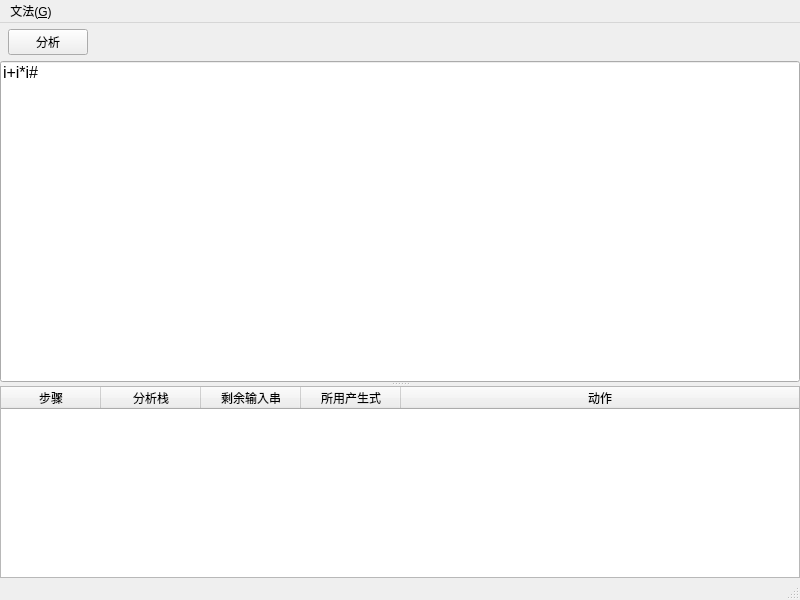
<?xml version="1.0" encoding="UTF-8"?>
<ui version="4.0">
 <class>MainWindow</class>
 <widget class="QMainWindow" name="MainWindow">
  <property name="geometry">
   <rect>
    <x>0</x>
    <y>0</y>
    <width>800</width>
    <height>600</height>
   </rect>
  </property>
  <property name="windowTitle">
   <string>语法分析演示</string>
  </property>
  <widget class="QWidget" name="centralwidget">
   <layout class="QVBoxLayout" name="verticalLayout">
    <property name="spacing">
     <number>0</number>
    </property>
    <property name="leftMargin">
     <number>0</number>
    </property>
    <property name="topMargin">
     <number>0</number>
    </property>
    <property name="rightMargin">
     <number>0</number>
    </property>
    <property name="bottomMargin">
     <number>0</number>
    </property>
    <item>
     <layout class="QHBoxLayout" name="horizontalLayout">
      <property name="spacing">
       <number>6</number>
      </property>
      <property name="leftMargin">
       <number>8</number>
      </property>
      <property name="topMargin">
       <number>6</number>
      </property>
      <property name="rightMargin">
       <number>8</number>
      </property>
      <property name="bottomMargin">
       <number>6</number>
      </property>
      <item>
       <widget class="QPushButton" name="btnAnalyze">
        <property name="text">
         <string>分析</string>
        </property>
       </widget>
      </item>
      <item>
       <spacer name="horizontalSpacer">
        <property name="orientation">
         <enum>Qt::Orientation::Horizontal</enum>
        </property>
        <property name="sizeHint" stdset="0">
         <size>
          <width>40</width>
          <height>20</height>
         </size>
        </property>
       </spacer>
      </item>
     </layout>
    </item>
    <item>
     <widget class="QSplitter" name="splitter">
      <property name="orientation">
       <enum>Qt::Orientation::Vertical</enum>
      </property>
      <widget class="QLineEdit" name="inputInputString">
       <property name="sizePolicy">
        <sizepolicy hsizetype="Expanding" vsizetype="Expanding">
         <horstretch>0</horstretch>
         <verstretch>1</verstretch>
        </sizepolicy>
       </property>
       <property name="font">
        <font>
         <pointsize>12</pointsize>
        </font>
       </property>
       <property name="text">
        <string>i+i*i#</string>
       </property>
       <property name="alignment">
        <set>Qt::AlignmentFlag::AlignLeading|Qt::AlignmentFlag::AlignLeft|Qt::AlignmentFlag::AlignTop</set>
       </property>
       <property name="placeholderText">
        <string>请输入要分析的字符串...</string>
       </property>
      </widget>
      <widget class="QTableWidget" name="resultTableWidget">
       <property name="sizePolicy">
        <sizepolicy hsizetype="Expanding" vsizetype="Expanding">
         <horstretch>0</horstretch>
         <verstretch>0</verstretch>
        </sizepolicy>
       </property>
       <property name="minimumSize">
        <size>
         <width>0</width>
         <height>150</height>
        </size>
       </property>
       <property name="font">
        <font>
         <family>Consolas</family>
        </font>
       </property>
       <attribute name="horizontalHeaderStretchLastSection">
        <bool>true</bool>
       </attribute>
       <attribute name="verticalHeaderVisible">
        <bool>false</bool>
       </attribute>
       <column>
        <property name="text">
         <string>步骤</string>
        </property>
       </column>
       <column>
        <property name="text">
         <string>分析栈</string>
        </property>
       </column>
       <column>
        <property name="text">
         <string>剩余输入串</string>
        </property>
       </column>
       <column>
        <property name="text">
         <string>所用产生式</string>
        </property>
       </column>
       <column>
        <property name="text">
         <string>动作</string>
        </property>
       </column>
      </widget>
     </widget>
    </item>
   </layout>
  </widget>
  <widget class="QMenuBar" name="menubar">
   <property name="geometry">
    <rect>
     <x>0</x>
     <y>0</y>
     <width>800</width>
     <height>22</height>
    </rect>
   </property>
   <widget class="QMenu" name="menu_G">
    <property name="title">
     <string>文法(&amp;G)</string>
    </property>
    <addaction name="actionModifyGrammar"/>
   </widget>
   <addaction name="menu_G"/>
  </widget>
  <widget class="QStatusBar" name="statusbar"/>
  <action name="actionModifyGrammar">
   <property name="text">
    <string>修改文法(&amp;M)</string>
   </property>
  </action>
 </widget>
 <resources/>
 <connections/>
</ui>
